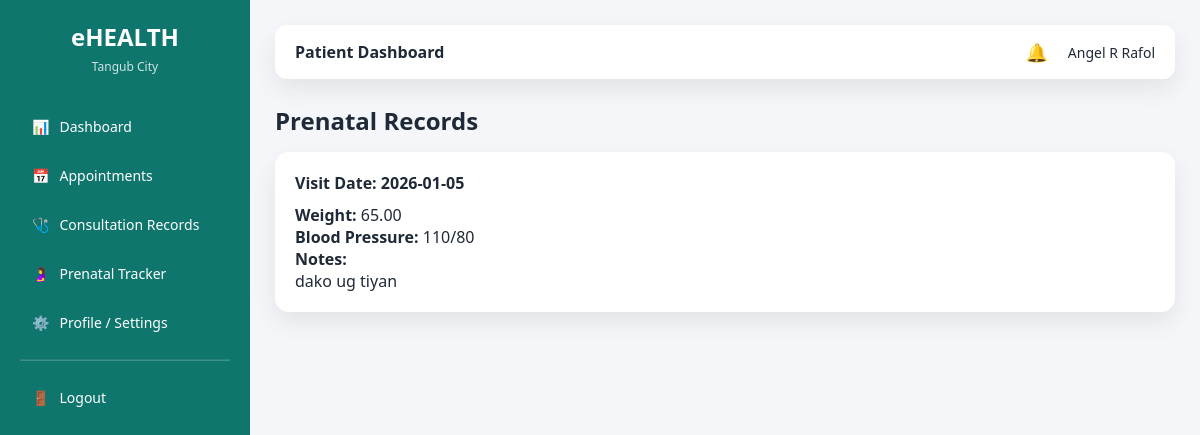
The page /patient/prenatal.php (signed in) on the database its author committed.
### tables this page shows
CREATE TABLE `prenatal_records` (
  `prenatal_id` int(11) NOT NULL,
  `patient_id` int(11) NOT NULL,
  `visit_date` date NOT NULL,
  `blood_pressure` varchar(20) DEFAULT NULL,
  `weight` decimal(5,2) DEFAULT NULL,
  `fetal_heart_rate` varchar(20) DEFAULT NULL,
  `notes` text DEFAULT NULL,
  `next_visit` date DEFAULT NULL
);

### patient/prenatal.php (the view, shortened to what this page needs)
<?php
require_once "../config/database.php";
$user_id = $_SESSION['user_id'];
$patient = mysqli_fetch_assoc(
    mysqli_query(
        $conn,
        "SELECT patient_id FROM patients WHERE user_id = $user_id"
    )
);
$patient_id = $patient['patient_id'] ?? 0;
$records = mysqli_query(
    $conn,
    "SELECT visit_date, weight, blood_pressure, notes
     FROM prenatal_records
     WHERE patient_id = $patient_id
     ORDER BY visit_date DESC"
);
?>
<!DOCTYPE html>
<html>
<head>
    <link rel="stylesheet" href="../assets/css/ui.css">
</head>
<body>
<div class="layout">
    <?php require_once "../layouts/sidebar.php"; ?>
    <main class="main">
        <?php require_once "../layouts/topbar.php"; ?>
        <h2 class="page-title">Prenatal Records</h2>
        <?php if (mysqli_num_rows($records) > 0): ?>
            <?php while ($row = mysqli_fetch_assoc($records)): ?>
                <div class="card">
                    <h4>Visit Date: <?= $row['visit_date'] ?></h4>
                    <p><strong>Weight:</strong>
                        <?= $row['weight'] ?: '—' ?>
                    </p>
                    <p><strong>Blood Pressure:</strong>
                        <?= $row['blood_pressure'] ?: '—' ?>
                    </p>
                    <p><strong>Notes:</strong><br>
                        <?= nl2br(htmlspecialchars($row['notes'])) ?: '—' ?>
                    </p>
                </div>
            <?php endwhile; ?>
        <?php else: ?>
            <div class="empty">
                No prenatal records available.
            </div>
        <?php endif; ?>
    </main>
</div>
</body>
</html>

### assets/css/ui.css (style rules this page uses)
:root { --primary: #0f766e; --primary-dark: #115e59; --background: #f4f6f9; --card-bg: #ffffff; --text-dark: #1f2937; --accent: #f59e0b; --danger: #dc2626; --success: #16a34a; --shadow: 0 10px 25px rgba(0,0,0,0.08); }
* { margin: 0; padding: 0; box-sizing: border-box; font-family: "Segoe UI", Tahoma, sans-serif; }
body { background: var(--background); color: var(--text-dark); }
.page-title { margin-bottom: 15px; }
.layout { display: flex; min-height: 100vh; }
.main { flex: 1; padding: 25px; background: var(--background); overflow-y: auto; }
.card { background: #ffffff; padding: 20px; border-radius: 14px; box-shadow: var(--shadow); }

### patient/prenatal.php (style rules this page uses)
.layout { display: flex; }
.main { flex: 1; padding: 25px; }
.card { background: #fff; padding: 20px; border-radius: 14px; box-shadow: var(--shadow); margin-bottom: 15px; }
.card h4 { margin-bottom: 10px; }

### rows shown on the page
prenatal_records: visit_date "2026-01-05", weight "65.00", blood_pressure "110/80", notes "dako ug tiyan"

### other values the page prints
$role "Patient"
$full_name "Angel R Rafol"
